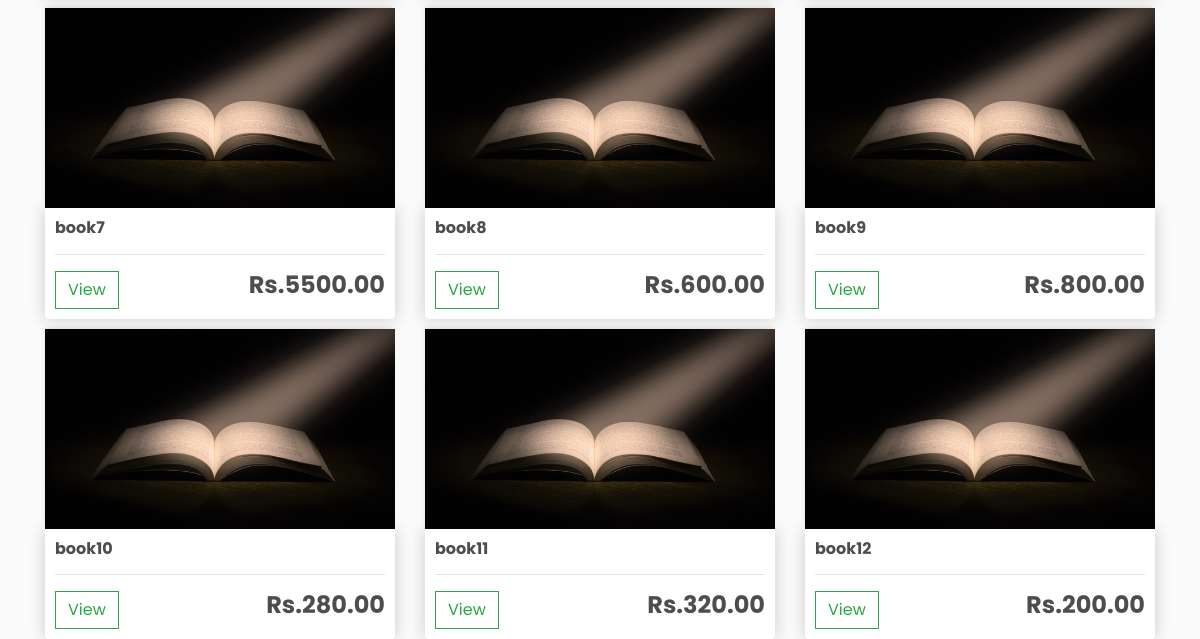
/ (lower part), run on an earlier commit of the app's database.
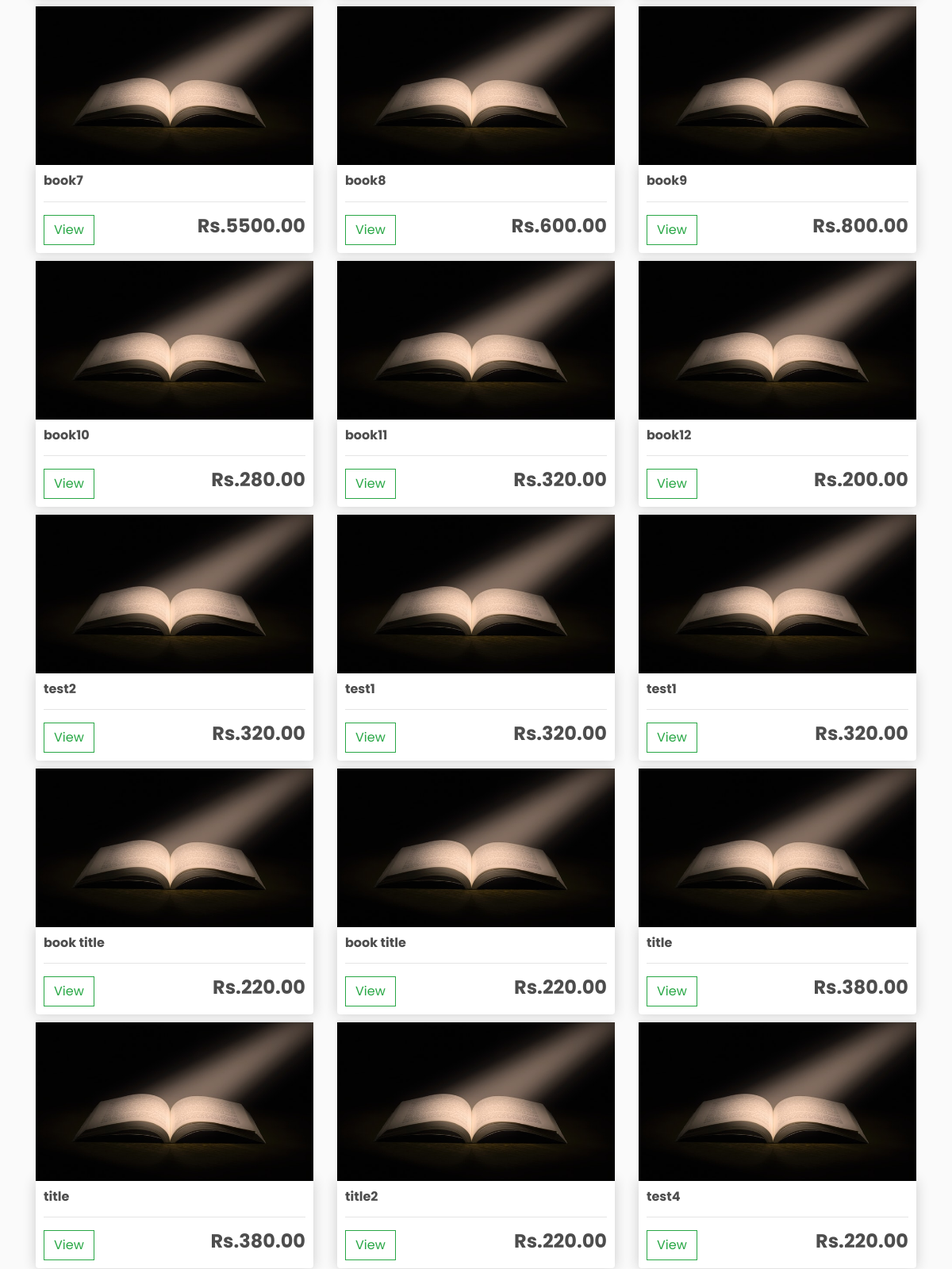
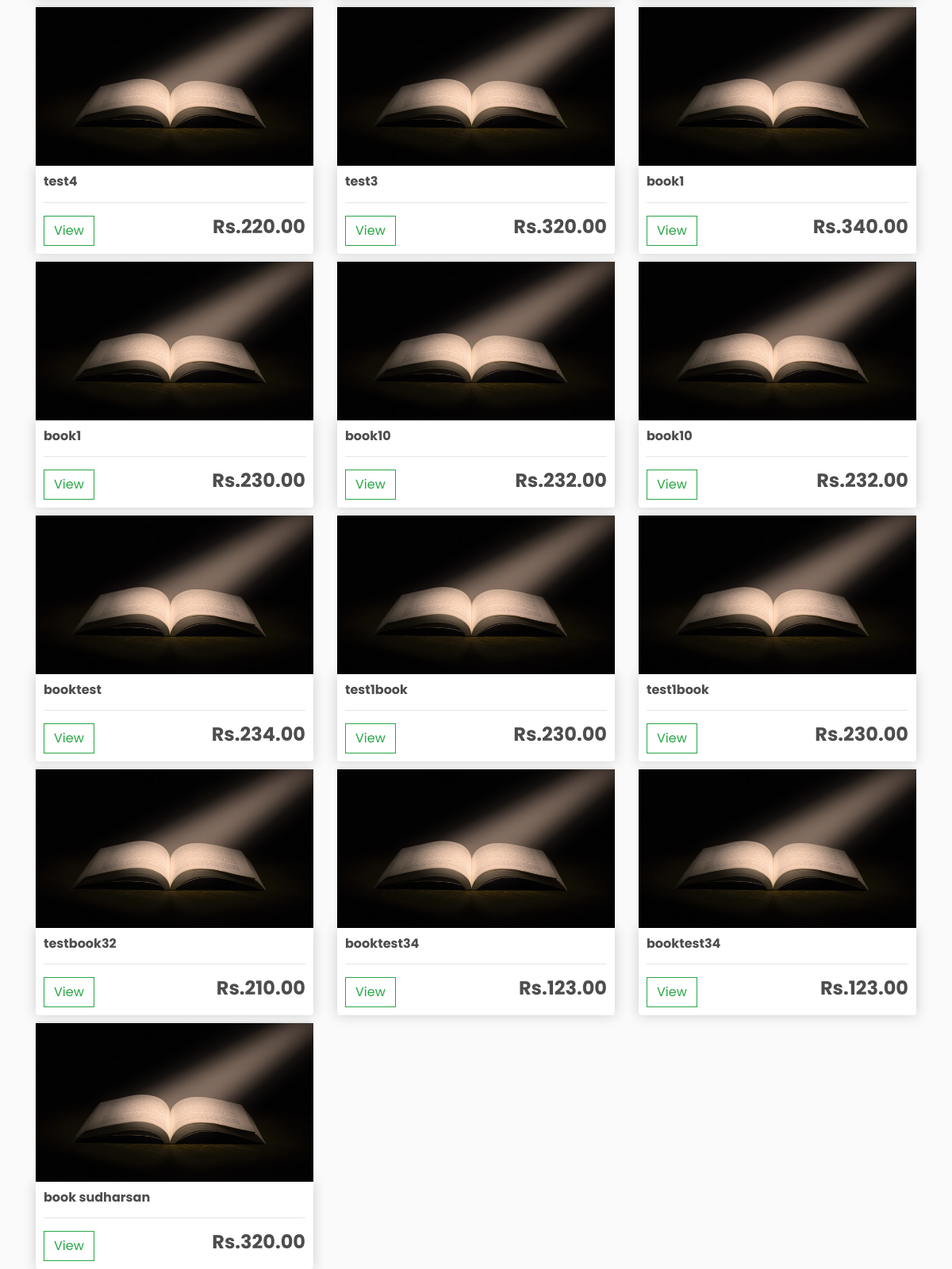
And on a later commit of the database (2 pictures, top to bottom).
### store/models.py (models this page shows, shortened)
class Product(models.Model):
    name = models.CharField(max_length=200, null=True)
    price = models.DecimalField(max_digits=7, decimal_places=2)
    digital = models.BooleanField(default=False, null=True, blank=False)
    image = models.ImageField(null=True, blank=True)
    description = models.TextField(null=True, blank=True)
    customer = models.ForeignKey(Customer, on_delete=models.SET_NULL, blank=True, null=True)
    @property
    def imageURL(self):
        try:
            url = self.image.url
        except:
            url = ''
        return url

### store/views.py (the view)
# urls.py: path('', views.store, name="store"),
def store(request):
    data = cartData(request)
    cartItems = data['cartItems']
    products = Product.objects.all()
    context = {'products': products, 'cartItems': cartItems, 'shipping':False}
    return render(request, 'store/store.html', context)

### store/utils.py (called while the page is built, shortened)
def cookieCart(request):
    try:
        cart = json.loads(request.COOKIES['cart'])
    except:
        cart = {}
    print('Cart', cart)
    items = []
    order = {'get_cart_total':0, 'get_cart_items':0, 'shipping': False}
    cartItems = order['get_cart_items']
    return {'cartItems': cartItems, 'order': order, 'items': items}

def cartData(request):
    if request.user.is_authenticated:
        customer = request.user.customer
        order, created = Order.objects.get_or_create(customer=customer, complete=False)
        items = order.orderitem_set.all()
        cartItems = order.get_cart_items
    else:
        cookieData = cookieCart(request)
        cartItems = cookieData['cartItems']
        order = cookieData['order']
        items = cookieData['items']
    return {'cartItems': cartItems, 'order': order, 'items': items}

### store/templates/store/store.html (shortened to what this page needs)
{% extends 'store/main.html' %}
{% load static %}
{% block content %}
    <div data-role="page" id="First" style="display: block;">
        <div class="row" >
        {% for product in products %}
        <div class="col-lg-4">
            <img class="thumbnail" src="{{ product.imageURL }}" alt="...">
            <div class="box-element product">
                <h6 style="word-break: break-all;"><strong>{{ product.name }}</strong></h6>
                <hr>
                <button onclick="move()" data-name="{{ product.name }}" data-image="{{ product.imageURL }}" data-description="{{ product.description }}" data-price="{{ product.price }}" class="btn btn-outline-success view-product" id="open">View</button>
                <h4 style="display: inline-block; float: right;"><strong>Rs.{{ product.price|floatformat:2 }}</strong></h4>
            </div>
        </div>
        {% endfor %}
        </div>
    </div>
{% endblock content %}

### store/templates/store/main.html (shortened to what this page needs)
{% load static %}
<!DOCTYPE html>
<html lang="en">
<head>
    <link rel="stylesheet" href="https://stackpath.bootstrapcdn.com/bootstrap/4.4.1/css/bootstrap.min.css">
    <link rel="stylesheet" type="text/css" href="{% static 'css/main.css' %}">
</head>
<body>
    <div class="container">
        {% block content %}
        {% endblock content %}
    </div>
</body>
</html>

### static/css/main.css (style rules this page uses)
body { background-color: hsl(0, 0%, 98%); font-family: 'Poppins', sans-serif; }
h1,h2,h3,h4,h5,h6 { color:hsl(0, 0%, 30%); }
.box-element { box-shadow:hsl(0, 0%, 80%) 0 0 16px; background-color: #fff; border-radius: 4px; padding: 10px; }
.thumbnail { width: 100%; height: 200px; -webkit-box-shadow: -1px -3px 5px -2px rgba(214,214,214,1); -moz-box-shadow: -1px -3px 5px -2px rgba(214,214,214,1); box-shadow: -1px -3px 5px -2px rgba(214,214,214,1); }
.product { border-radius: 0 0 4px 4px; }
.col-lg-4, .col-lg-6, .col-lg-8, .col-lg-12 { margin-top: 10px; }
.btn { border-radius: 0; }

What changed in the data, as far as the page shows it:
added Product: imageURL (picture), name "test2", price "320.00"
added Product: imageURL (picture), name "test1", price "320.00"
added Product: imageURL (picture), name "test1", price "320.00"
added Product: imageURL (picture), name "book title", price "220.00"
added Product: imageURL (picture), name "book title", price "220.00"
added Product: imageURL (picture), name "title", price "380.00"
added Product: imageURL (picture), name "title", price "380.00"
added Product: imageURL (picture), name "title2", price "220.00"
added Product: imageURL (picture), name "test4", price "220.00"
added Product: imageURL (picture), name "test4", price "220.00"
added Product: imageURL (picture), name "test3", price "320.00"
added Product: imageURL (picture), name "book1", price "340.00"
added Product: imageURL (picture), name "book1", price "230.00"
added Product: imageURL (picture), name "book10", price "232.00"
added Product: imageURL (picture), name "book10", price "232.00"
added Product: imageURL (picture), name "booktest", price "234.00"
added Product: imageURL (picture), name "test1book", price "230.00"
added Product: imageURL (picture), name "test1book", price "230.00"
added Product: imageURL (picture), name "testbook32", price "210.00"
added Product: imageURL (picture), name "booktest34", price "123.00"
added Product: imageURL (picture), name "booktest34", price "123.00"
added Product: imageURL (picture), name "book sudharsan", price "320.00"
